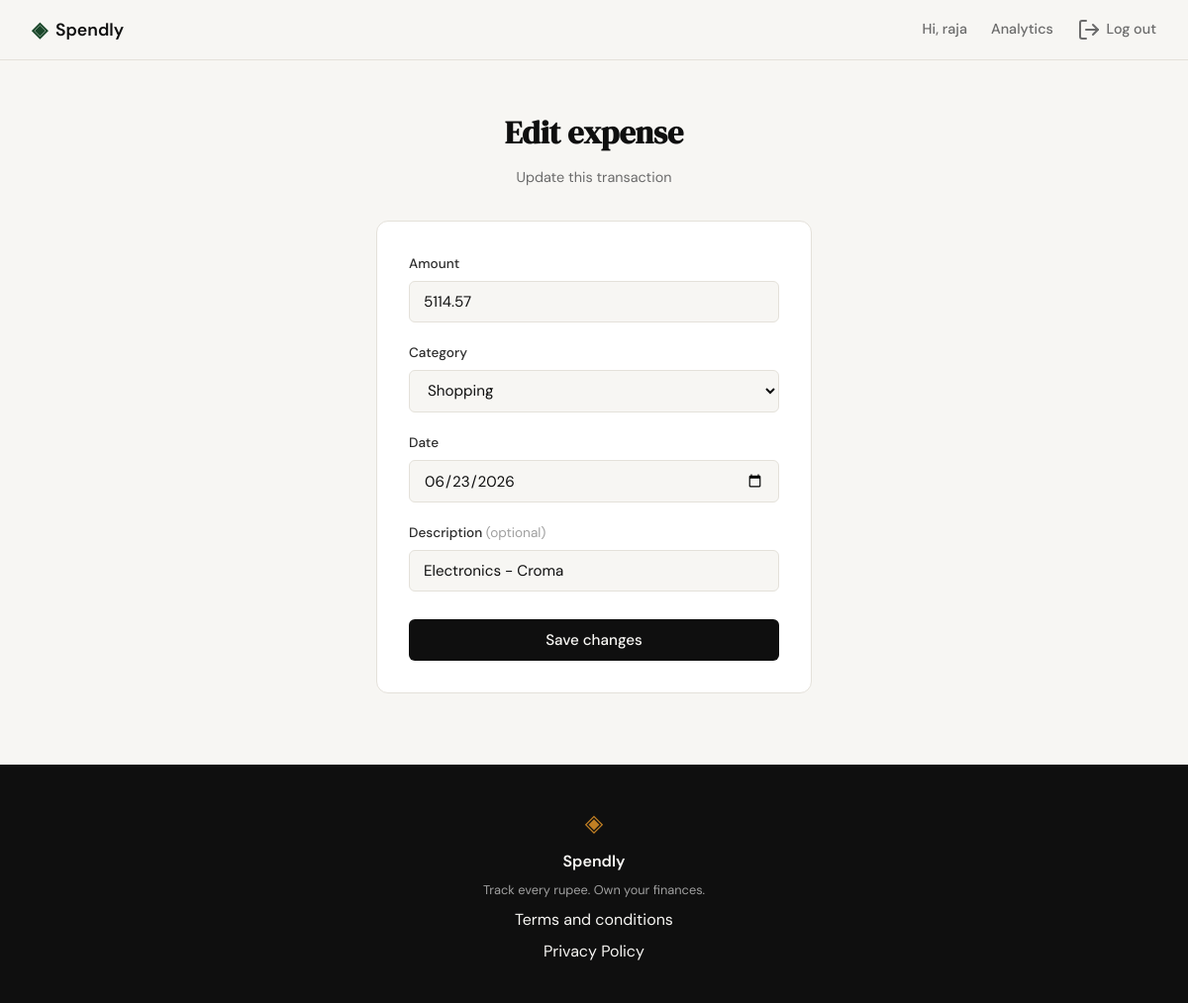
/expenses/23/edit (signed in), run on the app's committed database.
### tables this page shows
CREATE TABLE expenses (
                id INTEGER PRIMARY KEY AUTOINCREMENT,
                user_id INTEGER NOT NULL,
                amount REAL NOT NULL,
                category TEXT NOT NULL,
                date TEXT NOT NULL,
                description TEXT,
                created_at TEXT DEFAULT (datetime('now')),
                FOREIGN KEY (user_id) REFERENCES users (id)
            );

### app.py (the view, shortened to what this page needs)
@app.route("/expenses/<int:id>/edit", methods=["GET", "POST"])
@login_required
def edit_expense(id):
    expense = get_expense_by_id(id)
    if expense is None or expense["user_id"] != session["user_id"]:
        abort(404)
    if request.method == "GET":
        values = {
            "amount": expense["amount"],
            "category": expense["category"],
            "date": expense["date"],
            "description": expense["description"] or "",
        }
        return _render_edit_expense_form(id, values)

### app.py (called while the page is built)
def login_required(view):
    @wraps(view)
    def wrapped_view(*args, **kwargs):
        if not session.get("user_id"):
            return redirect(url_for("login"))
        return view(*args, **kwargs)
    return wrapped_view

def _render_edit_expense_form(expense_id, values, error=None):
    return render_template(
        "edit_expense.html",
        expense_id=expense_id,
        expense=values,
        categories=CATEGORIES,
        error=error,
    )

### database/db.py (called while the page is built)
def get_db():
    conn = sqlite3.connect(DB_PATH)
    conn.row_factory = sqlite3.Row
    conn.execute("PRAGMA foreign_keys = ON")
    return conn

def get_expense_by_id(expense_id):
    conn = get_db()
    try:
        return conn.execute(
            "SELECT * FROM expenses WHERE id = ?", (expense_id,)
        ).fetchone()
    finally:
        conn.close()

### templates/edit_expense.html (shortened to what this page needs)
{% extends "base.html" %}
{% block head %}
<link rel="stylesheet" href="{{ url_for('static', filename='css/add_expense.css') }}">
{% endblock %}
{% block content %}
<section class="auth-section">
    <div class="auth-container">
        <div class="auth-header">
            <h1 class="auth-title">Edit expense</h1>
            <p class="auth-subtitle">Update this transaction</p>
        </div>
        <div class="auth-card">
            <form method="POST" action="{{ url_for('edit_expense', id=expense_id) }}">
                <div class="form-group">
                    <label for="amount">Amount</label>
                    <input type="number" id="amount" name="amount"
                           class="form-input" step="0.01" min="0.01"
                           placeholder="0.00" value="{{ expense.amount }}" required autofocus>
                </div>
                <div class="form-group">
                    <label for="category">Category</label>
                    <select id="category" name="category" class="form-input" required>
                        {% for cat in categories %}
                        <option value="{{ cat }}"{% if cat == expense.category %} selected{% endif %}>{{ cat }}</option>
                        {% endfor %}
                    </select>
                </div>
                <div class="form-group">
                    <label for="date">Date</label>
                    <input type="date" id="date" name="date"
                           class="form-input" value="{{ expense.date }}" required>
                </div>
                <div class="form-group">
                    <label for="description">Description <span class="form-optional">(optional)</span></label>
                    <input type="text" id="description" name="description"
                           class="form-input" placeholder="e.g. Groceries" value="{{ expense.description }}">
                </div>
                <button type="submit" class="btn-submit">Save changes</button>
            </form>
        </div>
    </div>
</section>
{% endblock %}

### static/css/style.css (style rules this page uses)
:root { --ink: #0f0f0f; --ink-soft: #2d2d2d; --ink-muted: #6b6b6b; --ink-faint: #a0a0a0; --paper: #f7f6f3; --paper-warm: #f0ede6; --paper-card: #ffffff; --accent: #1a472a; --accent-light: #e8f0eb; --accent-border: #bfd8c9; --accent-2: #c17f24; --accent-2-light: #fdf3e3; --danger: #c0392b; --danger-light: #fdecea; --danger-border: #f5c6c2; --border: #e4e1da; --border-soft: #eeebe4; --font-display: 'DM Serif Display', Georgia, serif; --font-body: 'DM Sans', system-ui, sans-serif; --max-width: 1200px; --auth-width: 440px; --radius-sm: 6px; --radius-md: 12px; --radius-lg: 20px; }
*, *::before, *::after { box-sizing: border-box; margin: 0; padding: 0; }
html { font-size: 16px; scroll-behavior: smooth; }
body { background: var(--paper); color: var(--ink); font-family: var(--font-body); font-size: 1rem; line-height: 1.6; -webkit-font-smoothing: antialiased; }
.auth-section { min-height: calc(100vh - 60px - 100px); display: flex; align-items: center; justify-content: center; padding: 3rem 2rem; }
.auth-container { width: 100%; max-width: var(--auth-width); }
.auth-header { text-align: center; margin-bottom: 2rem; }
.auth-title { font-family: var(--font-display); font-size: 2rem; color: var(--ink); margin-bottom: 0.5rem; }
.auth-subtitle { font-size: 0.9rem; color: var(--ink-muted); }
.auth-card { background: var(--paper-card); border: 1px solid var(--border); border-radius: var(--radius-md); padding: 2rem; margin-bottom: 1.5rem; }
.form-group { margin-bottom: 1.25rem; }
.form-group label { display: block; font-size: 0.85rem; font-weight: 500; color: var(--ink-soft); margin-bottom: 0.4rem; }
.form-input { width: 100%; padding: 0.6rem 0.875rem; border: 1px solid var(--border); border-radius: var(--radius-sm); font-family: var(--font-body); font-size: 0.95rem; color: var(--ink); background: var(--paper); outline: none; transition: border-color 0.2s; }
.form-input::placeholder { color: var(--ink-faint); }
.btn-submit { width: 100%; padding: 0.7rem; background: var(--ink); color: var(--paper); border: none; border-radius: var(--radius-sm); font-family: var(--font-body); font-size: 0.95rem; font-weight: 500; cursor: pointer; transition: background 0.2s; margin-top: 0.5rem; }

### static/css/add_expense.css (style rules this page uses)
.form-optional { font-weight: 400; color: var(--ink-faint); }

### data on the page
expenses: amount "5114.57", category "Shopping", date "06/23/2026", description "Electronics - Croma"

### other printed values
{{ session.user_name }} "raja"
